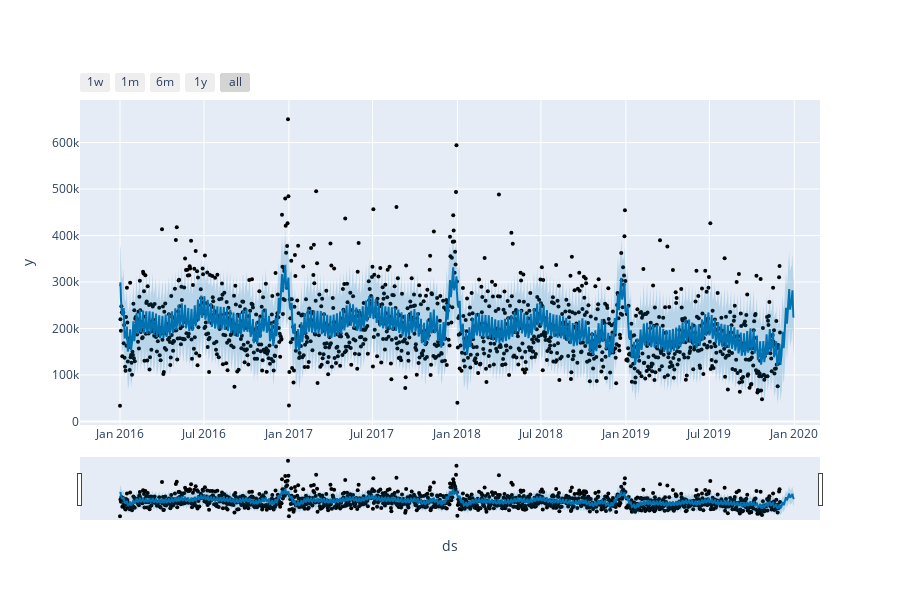

Notebook source saved alongside this figure:
### Code cell
from fbprophet.plot import plot_plotly, plot_components_plotly

plot_plotly(m, forecast)

### Figure 1 — Plotly figure (JSON) as saved in the notebook; plotly's stock layout.template omitted (floating-point values rounded to 4 significant figures; data arrays with more than 128 entries replaced by an {"elided": "..."} marker saying what was removed)
{"data": [{"marker": {"color": "black", "size": 4}, "mode": "markers", "name": "Actual", "type": "scatter", "x": {"elided": "1430 str values"}, "y": {"elided": "1430 int values"}}, {"hoverinfo": "skip", "line": {"width": 0}, "mode": "lines", "type": "scatter", "x": {"elided": "1460 str values"}, "y": {"elided": "1460 float values"}}, {"fill": "tonexty", "fillcolor": "rgba(0, 114, 178, 0.2)", "line": {"color": "#0072B2", "width": 2}, "mode": "lines", "name": "Predicted", "type": "scatter", "x": {"elided": "1460 str values"}, "y": {"elided": "1460 float values"}}, {"fill": "tonexty", "fillcolor": "rgba(0, 114, 178, 0.2)", "hoverinfo": "skip", "line": {"width": 0}, "mode": "lines", "type": "scatter", "x": {"elided": "1460 str values"}, "y": {"elided": "1460 float values"}}], "layout": {"height": 600, "showlegend": false, "width": 900, "xaxis": {"rangeselector": {"buttons": [{"count": 7, "label": "1w", "step": "day", "stepmode": "backward"}, {"count": 1, "label": "1m", "step": "month", "stepmode": "backward"}, {"count": 6, "label": "6m", "step": "month", "stepmode": "backward"}, {"count": 1, "label": "1y", "step": "year", "stepmode": "backward"}, {"step": "all"}]}, "rangeslider": {"visible": true}, "title": {"text": "ds"}, "type": "date"}, "yaxis": {"title": {"text": "y"}}}}
